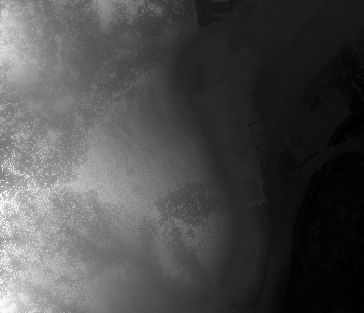
#> input picture png/10NE10A(e828n822:e829n822).png, 364 x 313 px; its folder holds only this picture in this run
$ python fix_png.py
#> lines starting #> are read from the running program, lines starting #| are printed output that depends on the picture
from PIL import Image, ImageOps
import os

IN_PATH = './png/'
OUT_PATH = './fixed/'
TEST_PATH = './test/'


def main():
    list = [f for f in os.listdir(
        IN_PATH) if os.path.isfile(os.path.join(IN_PATH, f)) and '.png' in f]

    for im in list:
        name = im
        im = Image.open(IN_PATH + im)
#> im is the input picture: PIL image 364x313 L; min 0, max 255, mean 76.2
        im_flip = ImageOps.flip(im)
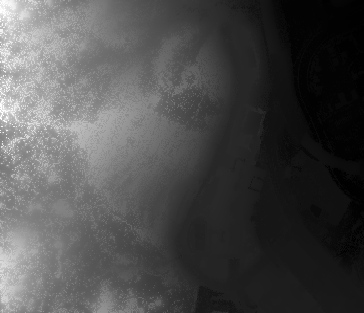
#> im_flip: PIL image 364x313 L; min 0, max 255, mean 76.2
        im_rot = im_flip.rotate(90, expand=True)
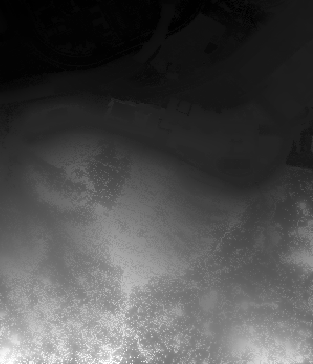
#> im_rot: PIL image 313x364 L; min 0, max 255, mean 76.2
        im_rot.save(OUT_PATH + name)


if __name__ == '__main__':
    main()

$ run again, on png/11NE10A(e843n822:e844n822).png
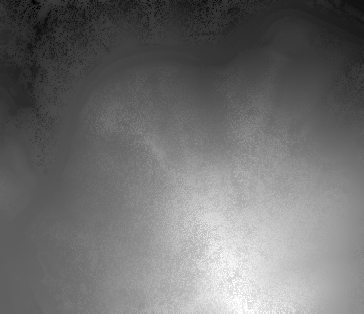
#> input picture png/11NE10A(e843n822:e844n822).png, 364 x 314 px
#> in main, im is the input picture: PIL image 364x314 L; min 0, max 255, mean 111.2
#> in main, `im_flip = ImageOps.flip(im)`:
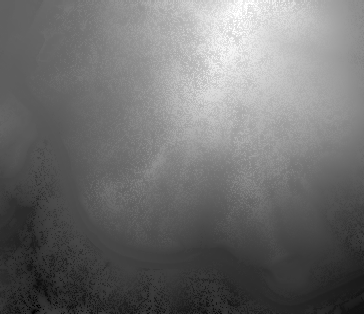
#> im_flip: PIL image 364x314 L; min 0, max 255, mean 111.2
#> in main, `im_rot = im_flip.rotate(90, expand=True)`:
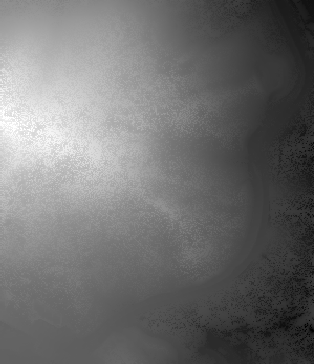
#> im_rot: PIL image 314x364 L; min 0, max 255, mean 111.2

$ run again, on png/11NE10B(e844n822:e845n822).png
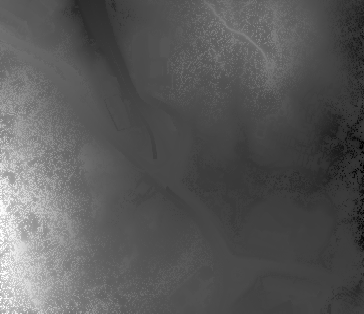
#> input picture png/11NE10B(e844n822:e845n822).png, 364 x 314 px
#> in main, im is the input picture: PIL image 364x314 L; min 0, max 255, mean 88.8
#> in main, `im_flip = ImageOps.flip(im)`:
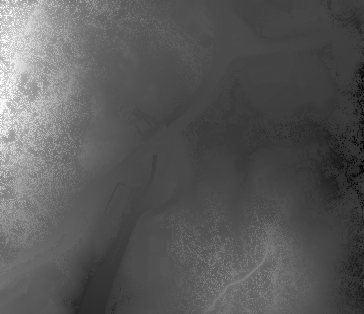
#> im_flip: PIL image 364x314 L; min 0, max 255, mean 88.8
#> in main, `im_rot = im_flip.rotate(90, expand=True)`:
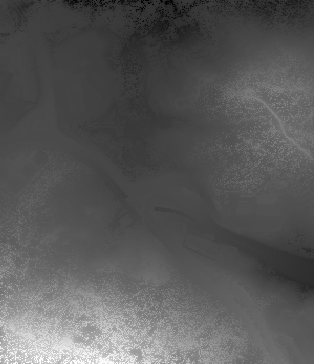
#> im_rot: PIL image 314x364 L; min 0, max 255, mean 88.8

$ run again, on png/11SE16A(e837n813:e838n814).png
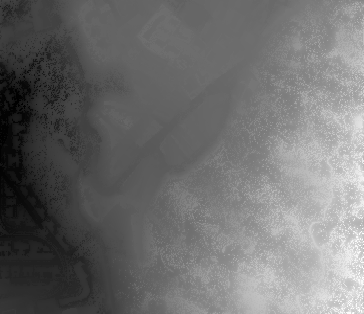
#> input picture png/11SE16A(e837n813:e838n814).png, 364 x 314 px
#> in main, im is the input picture: PIL image 364x314 L; min 0, max 255, mean 110.4
#> in main, `im_flip = ImageOps.flip(im)`:
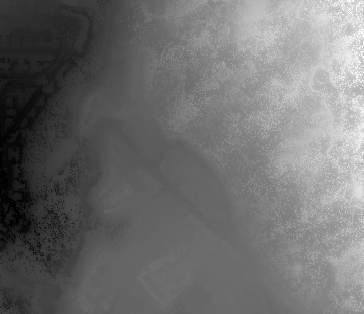
#> im_flip: PIL image 364x314 L; min 0, max 255, mean 110.4
#> in main, `im_rot = im_flip.rotate(90, expand=True)`:
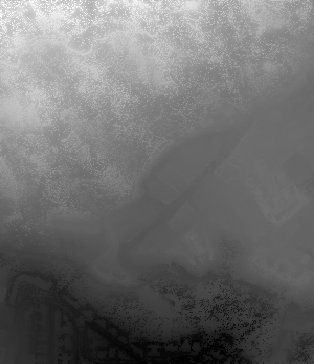
#> im_rot: PIL image 314x364 L; min 0, max 255, mean 110.4
